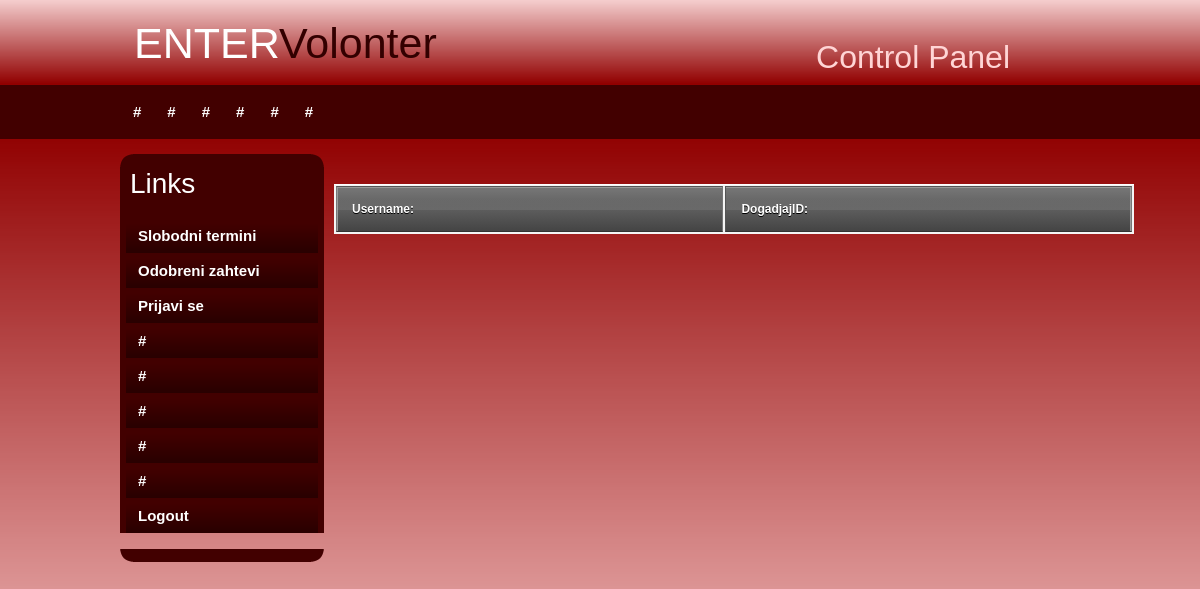
The page /enter_site/index.php/volonter/odobreniZahtevi on the database as committed earlier.
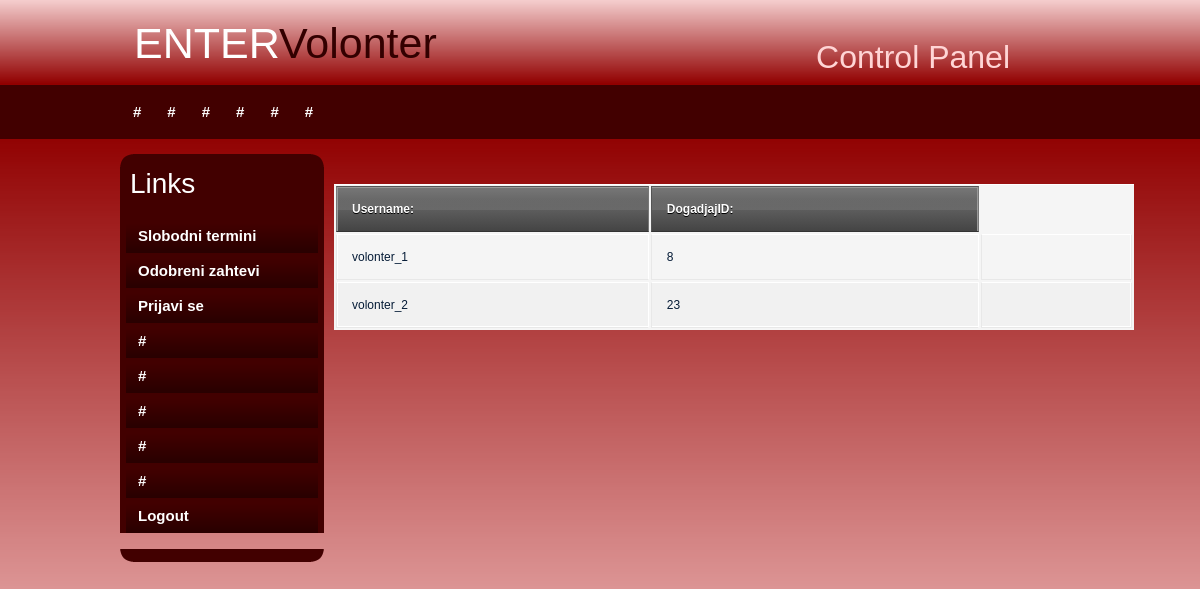
The same page on the database as committed later.
### tables this page shows
CREATE TABLE IF NOT EXISTS `volontira` (
  `username` varchar(20) NOT NULL,
  `dogadjajID` int(14) NOT NULL,
  PRIMARY KEY (`username`,`dogadjajID`),
  KEY `dogadjajID` (`dogadjajID`)
);

### enter_site/application/controllers/Volonter.php (called while the page is built, shortened)
<?php
class Volonter extends CI_Controller {
    public function __construct() {
        $this->load->library("session");
        $this->load->model("ModelIzvodjac");
        $this->load->model("ModelTermin");
        $this->load->model("ModelDogadjaj");
        $this->load->model("ModelSlobodniTermini");
        $this->load->model("ModelVolontira");
    }
    public function odobreniZahtevi() {
         $potvrdjeni1 = $this->ModelVolontira->dohvatiPrijavljene();
        $naredba1 = "potvrdjeni";
        $this->load->view("volonter/index.php",  array('potvrdjeni1'=>$potvrdjeni1,'naredba1'=>"potvrdjeni1"));
    }
}

### enter_site/index.php (called while the page is built, shortened)
<?php
require_once BASEPATH.'core/CodeIgniter.php';

### enter_site/application/models/ModelVolontira.php (called while the page is built, shortened)
<?php
class ModelVolontira extends CI_Model{
    public function dohvatiPrijavljene() {
         $this->db->select('*');
        $this->db->from('volontira');
        $query=$this->db->get();
        $result = $query->result();
        return $result;
    }
}

### enter_site/application/views/volonter/index.php (the view, shortened to what this page needs)
<!DOCTYPE html PUBLIC "-//W3C//DTD XHTML 1.0 Transitional//EN" "http://www.w3.org/TR/xhtml1/DTD/xhtml1-transitional.dtd">
<link rel="stylesheet" href="https://stackpath.bootstrapcdn.com/bootstrap/4.3.1/css/bootstrap.min.css">
<link rel="stylesheet" href="<?php echo base_url();?>assets/css/style.css">
<html xmlns="http://www.w3.org/1999/xhtml">
<head>
</head>
<body>
<div id="container">
		<div id="header">
        	<h1>ENTER<span class="off">Volonter</span></h1>
            <h2>Control Panel</h2>
        </div>
        <div id="menu">
        	<ul>
            	<li class="menuitem"><a href="#">#</a></li>
                <li class="menuitem"><a href="#">#</a></li>
                <li class="menuitem"><a href="#">#</a></li>
                <li class="menuitem"><a href="#">#</a></li>
                <li class="menuitem"><a href="#">#</a></li>
              <li class="menuitem"><a href="#">#</a></li>
            </ul>
        </div>
        <div id="leftmenu">
        <div id="leftmenu_top"></div>
				<div id="leftmenu_main">
                <h3>Links</h3>
                <ul>
                    <li><a href="<?php echo site_url("Volonter/slobodniTermini"); ?>">Slobodni termini</a></li>
                    <li><a href="<?php echo site_url("Volonter/odobreniZahtevi"); ?>">Odobreni zahtevi</a></li>
                    <li><a href="<?php echo site_url("Volonter/dodajVol"); ?>">Prijavi se</a></li>
                    <li><a href="#">#</a></li>
                    <li><a href="#">#</a></li>
                    <li><a href="#">#</a></li>
                    <li><a href="#">#</a></li>
                    <li><a href="#">#</a></li>
                    <li><a href="<?php echo site_url("Volonter/logout"); ?>">Logout</a></li>
                </ul>
</div>
              <div id="leftmenu_bottom"></div>
        </div>
		<div id="content">
        <div id="content_main">
        	 <?php
                    if($naredba1 == "pocetna"){
                        echo "Hola Mr. Volunteer!";
                    }
                    elseif($naredba1 == "mesta"){
                        echo "<table> <tr><th>Naziv:</th><th>Opis:</th><th>DogadjajId:</th><th>TerminId:</th></tr>";
                        foreach ($mesta as $termin) {
                            echo "<tr><td>".$termin->naziv."</td><td>".$termin->opis."</td><td> ".$termin->dogadjajID."</td><td> ".$termin->terminID."</td></tr>";
                        }
                        echo "</table><br><br>";
                    }
                    elseif($naredba1 == "potvrdjeni1"){
                        echo "<table> <tr><th>Username:</th><th>DogadjajID:</th></tr>";
                        foreach ($potvrdjeni1 as $potvrdjen) {
                            echo "<tr><td>".$potvrdjen->username."</td><td>".$potvrdjen->dogadjajID."</td> "
                                    . "<td> &nbsp;&nbsp;&nbsp;&nbsp; </td> </tr>";
                        }
                        echo "</table><br><br>";
                    }
                ?>
        </div>
      </div>
   </div>
</body>
</html>

Rows that differ between the two databases and show on the page:
added volontira: username "volonter_1", dogadjajID "8"
added volontira: username "volonter_2", dogadjajID "23"
